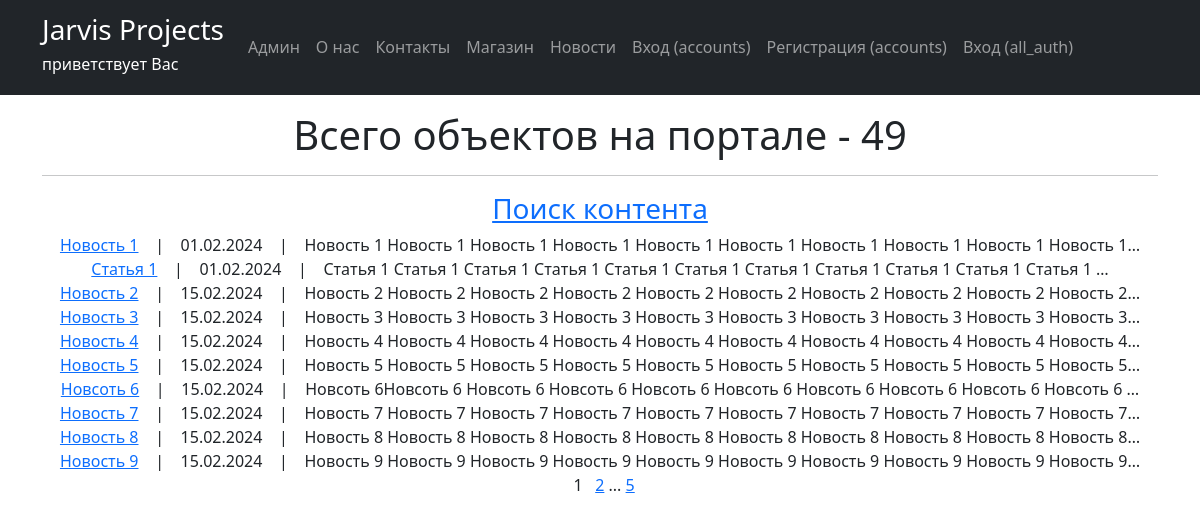
Before: /newsportal/posts/ with the older database file.
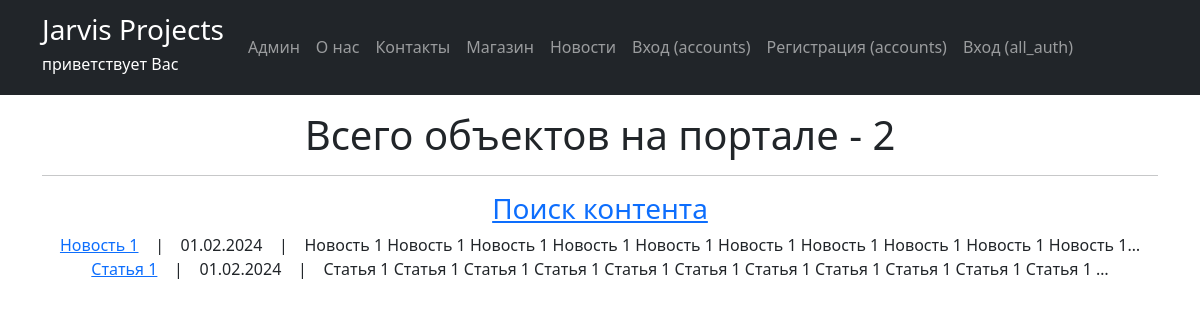
After: the same page with the newer database file.
### newsportal/models.py (models this page shows, shortened)
class Post(models.Model):
    author = models.ForeignKey(Author, on_delete=models.CASCADE)
    postCategory = models.ManyToManyField(Category, through='PostCategory', verbose_name='Категория')
    CATEGORY_CHOICES = (
        ('NW', 'Новость'),
        ('AR', 'Статья'),
    )
    categoryType = models.CharField(max_length=2, choices=CATEGORY_CHOICES)
    dateCreation = models.DateTimeField(auto_now_add=True)
    title = models.CharField(max_length=128, verbose_name='Заголовок')
    text = models.TextField(verbose_name='Содержание')
    rating = models.IntegerField(default=0)
    class Meta:
        verbose_name = 'Контент'
        verbose_name_plural = 'Контент'

### newsportal/views.py (the view)
# urls.py: path('posts/', PostList.as_view(template_name = 'newsportal/posts.html'), name='posts'),
class PostList(ListView):
    model = Post
    ordering = 'dateCreation'
    context_object_name = 'posts'
    paginate_by = 10
    def get_queryset(self):
        queryset = super().get_queryset()
        self.filterset = PostFilter(self.request.GET, queryset)
        return self.filterset.qs
    def get_context_data(self, **kwargs):
        context = super().get_context_data(**kwargs)
        context['total_posts_count'] = self.filterset.qs.count()
        context['filterset'] = self.filterset
        context['user_is_author'] = self.request.user.groups.filter(name='authors').exists()
        context['user_is_not_author'] = not self.request.user.groups.filter(name='authors').exists()
        return context

### newsportal/templatetags/custom_filters_newsportal.py (called while the page is built)
@register.filter()
def censor(value):
    stop_list = STOP_LIST_WORDS
    for word in value.split():
        if word.lower() in stop_list:
            value = value.replace(word, f'{word[0]}{"*" * (len(word)-1)}')
    return value

### newsportal/templatetags/custom_tags_newsportal.py (called while the page is built)
@register.simple_tag(takes_context=True)
def url_replace(context, **kwargs):
   d = context['request'].GET.copy()
   for k, v in kwargs.items():
       d[k] = v
   return d.urlencode()

### newsportal/templates/newsportal/posts.html (shortened to what this page needs)
{% extends 'flatpages/default.html' %}
{% load custom_filters_newsportal %}
{% load custom_tags_newsportal %}
{% block content %}
    <p>
        <h1>Всего объектов на портале - {{ total_posts_count }}</h1>
    </p>
    <hr>
    <h3><a href="{% url 'post_search' %}">Поиск контента</a></h3>
    {% if posts %}
           {% for post in posts %}
           <tr>
                <a href="{% url 'post' post.id %}">{{ post.title|censor }}</a> &nbsp&nbsp | &nbsp&nbsp
                {{ post.dateCreation|date:'d.m.Y'}} &nbsp&nbsp | &nbsp&nbsp
                {{ post.text|truncatechars:100|censor}}
                <br>
           {% endfor %}
   {% else %}
        <h2>Новостей нет</h2>
    {% endif %}
    {% if total_posts_count > 10 %}
            &nbsp&nbsp{{ page_obj.number }}&nbsp&nbsp
        {% if page_obj.has_next %}
        <a href="?{% url_replace page=page_obj.next_page_number %}">{{ page_obj.next_page_number }}</a>
            {% if paginator.num_pages != page_obj.next_page_number %}
                ...
                <a href="?{% url_replace page=page_obj.paginator.num_pages %}">{{ page_obj.paginator.num_pages }}</a>
            {% endif %}
        {% endif %}
    {% endif %}
{% endblock content %}

Changed rows visible on the page:
removed Post: title|censor "Новость 2", dateCreation "15.02.2024", text|censor "Новость 2 Новость 2 Новость 2 Новость 2 Новость 2 Новость 2 Новость 2 Новость 2 Новость 2 Новость 2…"
removed Post: title|censor "Новость 3", dateCreation "15.02.2024", text|censor "Новость 3 Новость 3 Новость 3 Новость 3 Новость 3 Новость 3 Новость 3 Новость 3 Новость 3 Новость 3…"
removed Post: title|censor "Новость 4", dateCreation "15.02.2024", text|censor "Новость 4 Новость 4 Новость 4 Новость 4 Новость 4 Новость 4 Новость 4 Новость 4 Новость 4 Новость 4…"
removed Post: title|censor "Новость 5", dateCreation "15.02.2024", text|censor "Новость 5 Новость 5 Новость 5 Новость 5 Новость 5 Новость 5 Новость 5 Новость 5 Новость 5 Новость 5…"
removed Post: title|censor "Новсоть 6", dateCreation "15.02.2024", text|censor "Новсоть 6Новсоть 6 Новсоть 6 Новсоть 6 Новсоть 6 Новсоть 6 Новсоть 6 Новсоть 6 Новсоть 6 Новсоть 6 …"
removed Post: title|censor "Новость 7", dateCreation "15.02.2024", text|censor "Новость 7 Новость 7 Новость 7 Новость 7 Новость 7 Новость 7 Новость 7 Новость 7 Новость 7 Новость 7…"
removed Post: title|censor "Новость 8", dateCreation "15.02.2024", text|censor "Новость 8 Новость 8 Новость 8 Новость 8 Новость 8 Новость 8 Новость 8 Новость 8 Новость 8 Новость 8…"
removed Post: title|censor "Новость 9", dateCreation "15.02.2024", text|censor "Новость 9 Новость 9 Новость 9 Новость 9 Новость 9 Новость 9 Новость 9 Новость 9 Новость 9 Новость 9…"
Other visible differences:
{{ total_posts_count }}: "49" → "2"
{{ page_obj.number }}: "1" → (not shown)
{{ page_obj.next_page_number }}: "2" → (not shown)
{{ page_obj.paginator.num_pages }}: "5" → (not shown)
